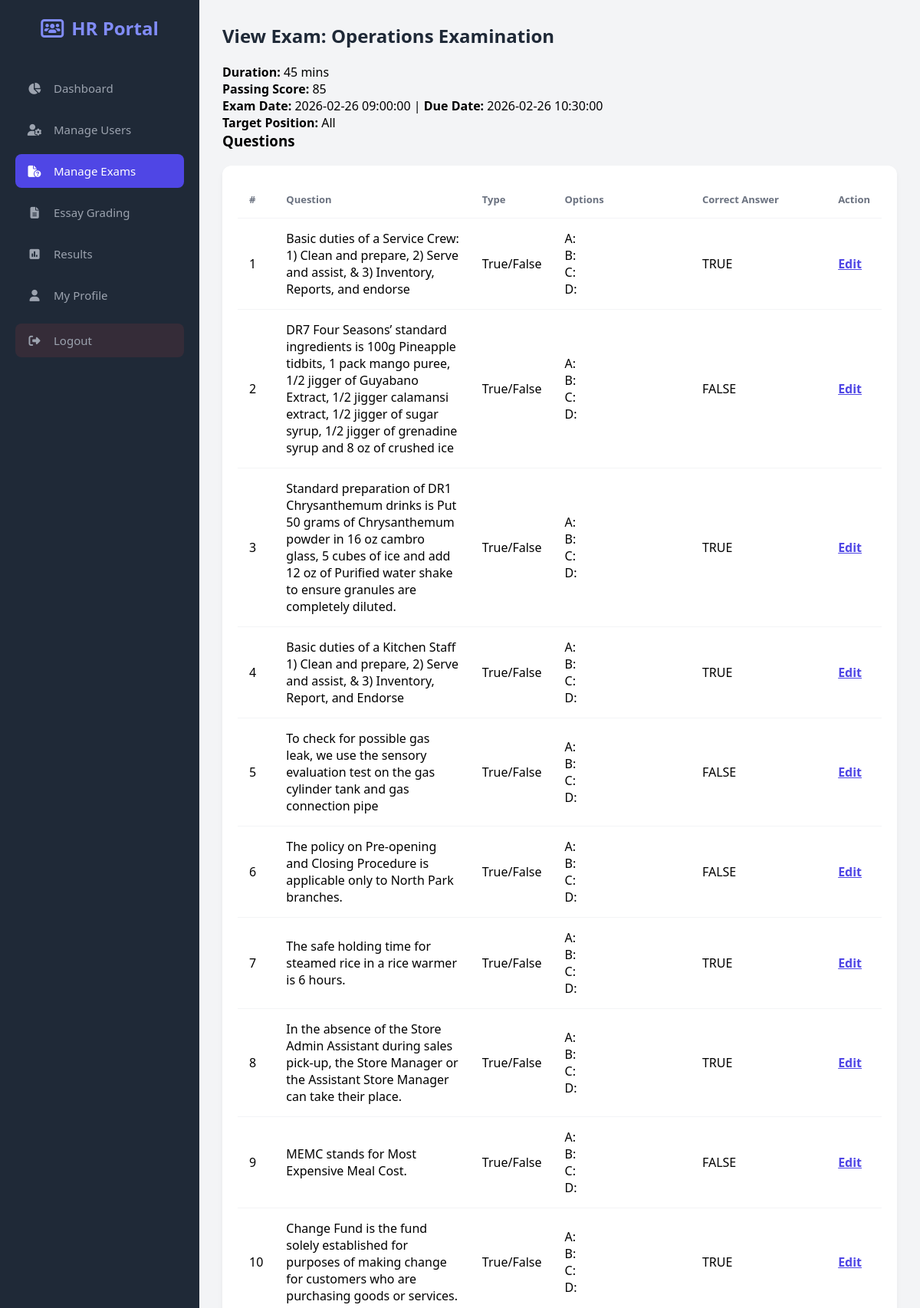
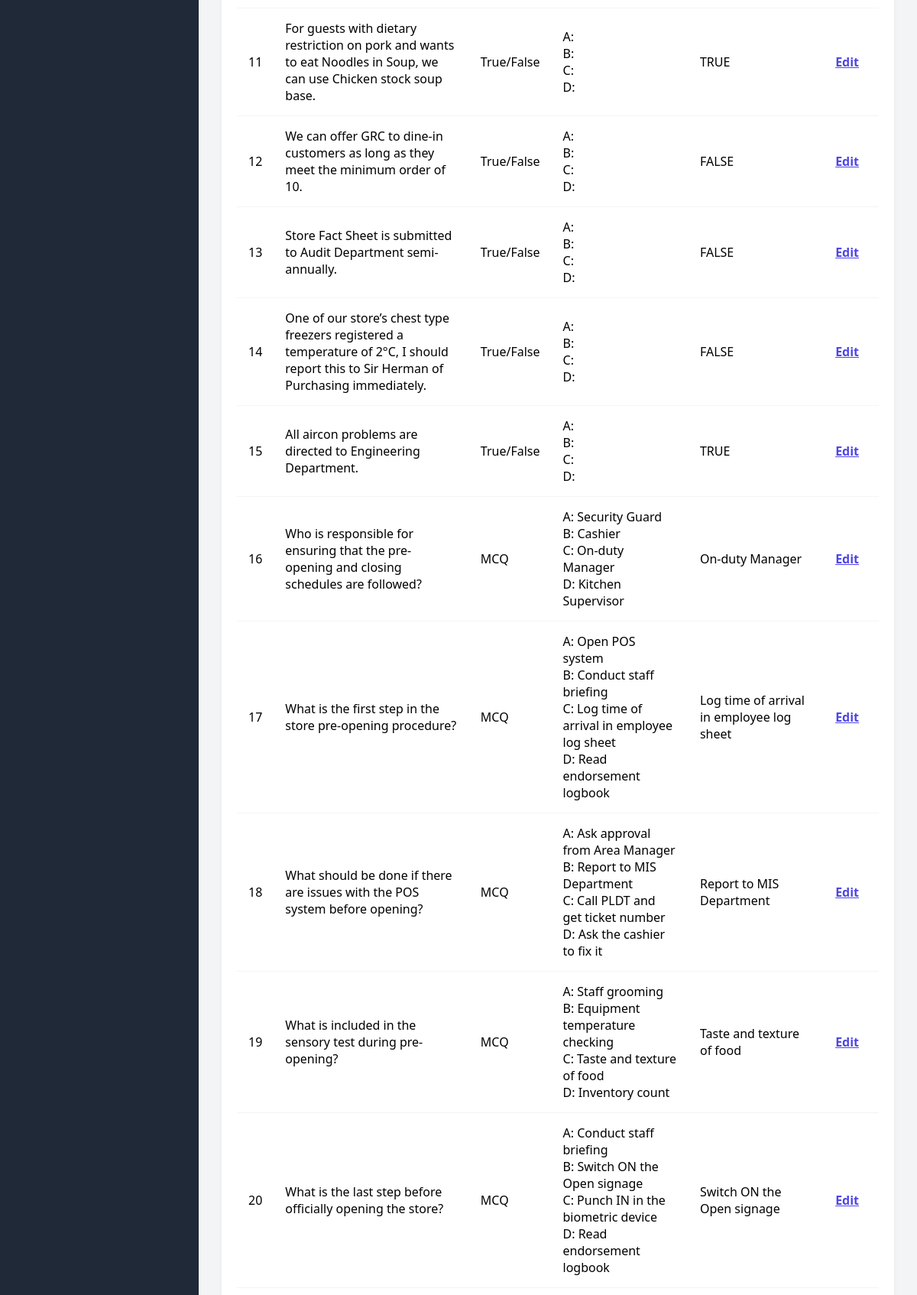
The app's page /hr/view_exam.php?id=143 (signed in, upper part) with its own data (2 pictures, top to bottom).
### tables this page shows
CREATE TABLE `exams` (
  `id` int(11) NOT NULL,
  `exam_order` int(11) NOT NULL DEFAULT 1,
  `title` varchar(255) NOT NULL,
  `description` text DEFAULT NULL,
  `exam_date` datetime NOT NULL,
  `due_date` datetime DEFAULT NULL,
  `passing_score` int(11) NOT NULL,
  `duration` int(11) NOT NULL,
  `status` enum('Active','Inactive','Archived') NOT NULL DEFAULT 'Active',
  `created_by` int(11) NOT NULL,
  `target_position` varchar(100) DEFAULT 'All',
  `date_created` timestamp NOT NULL DEFAULT current_timestamp(),
  `type` varchar(50) NOT NULL DEFAULT 'General'
);

CREATE TABLE `questions` (
  `id` int(11) NOT NULL,
  `exam_id` int(11) NOT NULL,
  `question` text NOT NULL,
  `question_description` text DEFAULT NULL,
  `question_type` enum('MCQ','True/False','Enumeration','Identification','FITB','Essay') NOT NULL,
  `max_score` int(11) NOT NULL DEFAULT 1,
  `option_a` varchar(255) DEFAULT NULL,
  `option_b` varchar(255) DEFAULT NULL,
  `option_c` varchar(255) DEFAULT NULL,
  `option_d` varchar(255) DEFAULT NULL,
  `correct_answer` varchar(255) NOT NULL
);

### hr/view_exam.php (the view, shortened to what this page needs)
<?php
require_once __DIR__ . '/../config/db.php';
$exam_id = $_GET['id'] ?? null;
$stmt = $pdo->prepare("SELECT * FROM exams WHERE id=?");
$stmt->execute([$exam_id]);
$exam = $stmt->fetch();
$stmtQ = $pdo->prepare("SELECT * FROM questions WHERE exam_id=?");
$stmtQ->execute([$exam_id]);
$questions = $stmtQ->fetchAll();
?>
<!DOCTYPE html>
<html lang="en">
<head>
<link rel="stylesheet" href="https://cdnjs.cloudflare.com/ajax/libs/font-awesome/6.4.0/css/all.min.css">
</head>
<body>
<nav class="sidebar">
    <div class="logo">
        <i class="fa-solid fa-users-rectangle"></i> HR Portal
    </div>
    <ul class="nav-links">
        <li><a href="index.php"><i class="fa-solid fa-chart-pie"></i> Dashboard</a></li>
        <li><a href="manage_users.php"><i class="fa-solid fa-user-gear"></i> Manage Users</a></li>
        <li><a href="manage_exams.php" class="active"><i class="fa-solid fa-file-circle-question"></i> Manage Exams</a></li>
        <li><a href="essay_grading.php"><i class="fa-solid fa-file-lines"></i> Essay Grading</a></li>
        <li><a href="results.php"><i class="fa-solid fa-square-poll-vertical"></i> Results</a></li>
        <li><a href="profile.php"><i class="fa-solid fa-user"></i> My Profile</a></li>
    <a href="../config/logout.php"
       class="logout-btn"
       onclick="return confirmLogout();"
       style="margin-top:15px;">
        <i class="fa-solid fa-right-from-bracket"></i> Logout
    </a>
    </ul>
</nav>
<div class="main-content">
<div class="content-area">
<h2 class="section-title">View Exam: <?= htmlspecialchars($exam['title']); ?></h2>
<p><strong>Duration:</strong> <?= htmlspecialchars($exam['duration']); ?> mins</p>
<p><strong>Passing Score:</strong> <?= htmlspecialchars($exam['passing_score']); ?></p>
<p><strong>Exam Date:</strong> <?= htmlspecialchars($exam['exam_date']); ?> | <strong>Due Date:</strong> <?= htmlspecialchars($exam['due_date']); ?></p>
<p><strong>Target Position:</strong> <?= htmlspecialchars($exam['target_position']); ?></p>
<h3>Questions</h3>
<div class="table-container">
<table>
<thead>
<tr>
<th>#</th>
<th>Question</th>
<th>Type</th>
<th>Options</th>
<th>Correct Answer</th>
<th>Action</th>
</tr>
</thead>
<tbody>
<?php foreach($questions as $index => $q): ?>
<tr>
<td><?= $index+1; ?></td>
<td><?= htmlspecialchars($q['question']); ?></td>
<td><?= htmlspecialchars($q['question_type']); ?></td>
<td>
A: <?= htmlspecialchars($q['option_a']); ?><br>
B: <?= htmlspecialchars($q['option_b']); ?><br>
C: <?= htmlspecialchars($q['option_c']); ?><br>
D: <?= htmlspecialchars($q['option_d']); ?>
</td>
<td><?= htmlspecialchars($q['correct_answer']); ?></td>
<td>
    <a href="edit_question.php?id=<?= $q['id']; ?>&exam_id=<?= $exam_id; ?>"
       style="color:#4f46e5;font-weight:600;">
       Edit
    </a>
</td>
</tr>
<?php endforeach; ?>
</tbody>
</table>
</div>
</div>
</div>
</body>
</html>

### hr/view_exam.php (style rules this page uses)
:root { --primary-color:#4f46e5;--secondary-color:#818cf8;--bg-color:#f3f4f6;--sidebar-bg:#1f2937;--text-light:#ffffff;--text-dark:#1f2937;--card-bg:#ffffff;--danger:#ef4444;--success:#10b981; }
* { margin:0;padding:0;box-sizing:border-box;font-family:'Segoe UI',Tahoma,Geneva,Verdana,sans-serif; }
body { display:flex;background-color:var(--bg-color);height:100vh;overflow:hidden; }
.sidebar { width:260px;background-color:var(--sidebar-bg);color:var(--text-light);display:flex;flex-direction:column;padding:20px; }
.logo { font-size:24px;font-weight:bold;margin-bottom:40px;text-align:center;color:var(--secondary-color);display:flex;align-items:center;justify-content:center;gap:10px; }
.nav-links { list-style:none;flex-grow:1; }
.nav-links li { margin-bottom:10px; }
.nav-links a { text-decoration:none;color:#9ca3af;padding:12px 15px;display:flex;align-items:center;gap:15px;border-radius:8px;transition:0.2s;font-size:15px; }
.nav-links a:hover,.nav-links a.active { background-color:var(--primary-color);color:white; }
.nav-links a i { width:20px;text-align:center; }
.logout-btn { margin-top:auto;background-color:rgba(239,68,68,0.1);color:var(--danger); }
.main-content { flex:1;display:flex;flex-direction:column;overflow-y:auto; }
.content-area { padding:30px; }
.section-title { margin-bottom:20px;color:var(--text-dark); }
.table-container { background:var(--card-bg);padding:20px;border-radius:12px;box-shadow:0 4px 6px rgba(0,0,0,0.05);margin-top:20px; }
table { width:100%;border-collapse:collapse; }
th, td { text-align:left;padding:15px;border-bottom:1px solid #f3f4f6; }
th { color:#6b7280;font-weight:600;font-size:13px; }

### records on screen
exams: title "Operations Examination", duration "45", passing_score "85", exam_date "2026-02-26 09:00:00", due_date "2026-02-26 10:30:00", target_position "All"
questions: question "Basic duties of a Service Crew: 1) Clean and prepare, 2) Serve and assist, & 3) Inventory, Reports, and endorse", question_type "True/False", correct_answer "TRUE"
questions: question "DR7 Four Seasons’ standard ingredients is 100g Pineapple tidbits, 1 pack mango puree, 1/2 jigger of Guyabano Extract, 1/2 jigger calamansi extract, 1/2 jigger of sugar syrup, 1/2 jigger of grenadine syrup and 8 oz of crushed ice", question_type "True/False", correct_answer "FALSE"
questions: question "Standard preparation of DR1 Chrysanthemum drinks is Put 50 grams of Chrysanthemum powder in 16 oz cambro glass, 5 cubes of ice and add 12 oz of Purified water shake to ensure granules are completely diluted.", question_type "True/False", correct_answer "TRUE"
questions: question "Basic duties of a Kitchen Staff 1) Clean and prepare, 2) Serve and assist, & 3) Inventory, Report, and Endorse", question_type "True/False", correct_answer "TRUE"
questions: question "To check for possible gas leak, we use the sensory evaluation test on the gas cylinder tank and gas connection pipe", question_type "True/False", correct_answer "FALSE"
questions: question "The policy on Pre-opening and Closing Procedure is applicable only to North Park branches.", question_type "True/False", correct_answer "FALSE"
questions: question "The safe holding time for steamed rice in a rice warmer is 6 hours.", question_type "True/False", correct_answer "TRUE"
questions: question "In the absence of the Store Admin Assistant during sales pick-up, the Store Manager or the Assistant Store Manager can take their place.", question_type "True/False", correct_answer "TRUE"
questions: question "MEMC stands for Most Expensive Meal Cost.", question_type "True/False", correct_answer "FALSE"
questions: question "Change Fund is the fund solely established for purposes of making change for customers who are purchasing goods or services.", question_type "True/False", correct_answer "TRUE"
questions: question "For guests with dietary restriction on pork and wants to eat Noodles in Soup, we can use Chicken stock soup base.", question_type "True/False", correct_answer "TRUE"
questions: question "We can offer GRC to dine-in customers as long as they meet the minimum order of 10.", question_type "True/False", correct_answer "FALSE"
questions: question "Store Fact Sheet is submitted to Audit Department semi-annually.", question_type "True/False", correct_answer "FALSE"
questions: question "One of our store’s chest type freezers registered a temperature of 2°C, I should report this to Sir Herman of Purchasing immediately.", question_type "True/False", correct_answer "FALSE"
questions: question "All aircon problems are directed to Engineering Department.", question_type "True/False", correct_answer "TRUE"
questions: question "Who is responsible for ensuring that the pre-opening and closing schedules are followed?", question_type "MCQ", option_a "Security Guard", option_b "Cashier", option_c "On-duty Manager", option_d "Kitchen Supervisor", correct_answer "On-duty Manager"
questions: question "What is the first step in the store pre-opening procedure?", question_type "MCQ", option_a "Open POS system", option_b "Conduct staff briefing", option_c "Log time of arrival in employee log sheet", option_d "Read endorsement logbook", correct_answer "Log time of arrival in employee log sheet"
questions: question "What should be done if there are issues with the POS system before opening?", question_type "MCQ", option_a "Ask approval from Area Manager", option_b "Report to MIS Department", option_c "Call PLDT and get ticket number", option_d "Ask the cashier to fix it", correct_answer "Report to MIS Department"
questions: question "What is included in the sensory test during pre-opening?", question_type "MCQ", option_a "Staff grooming", option_b "Equipment temperature checking", option_c "Taste and texture of food", option_d "Inventory count", correct_answer "Taste and texture of food"
questions: question "What is the last step before officially opening the store?", question_type "MCQ", option_a "Conduct staff briefing", option_b "Switch ON the Open signage", option_c "Punch IN in the biometric device", option_d "Read endorsement logbook", correct_answer "Switch ON the Open signage"
